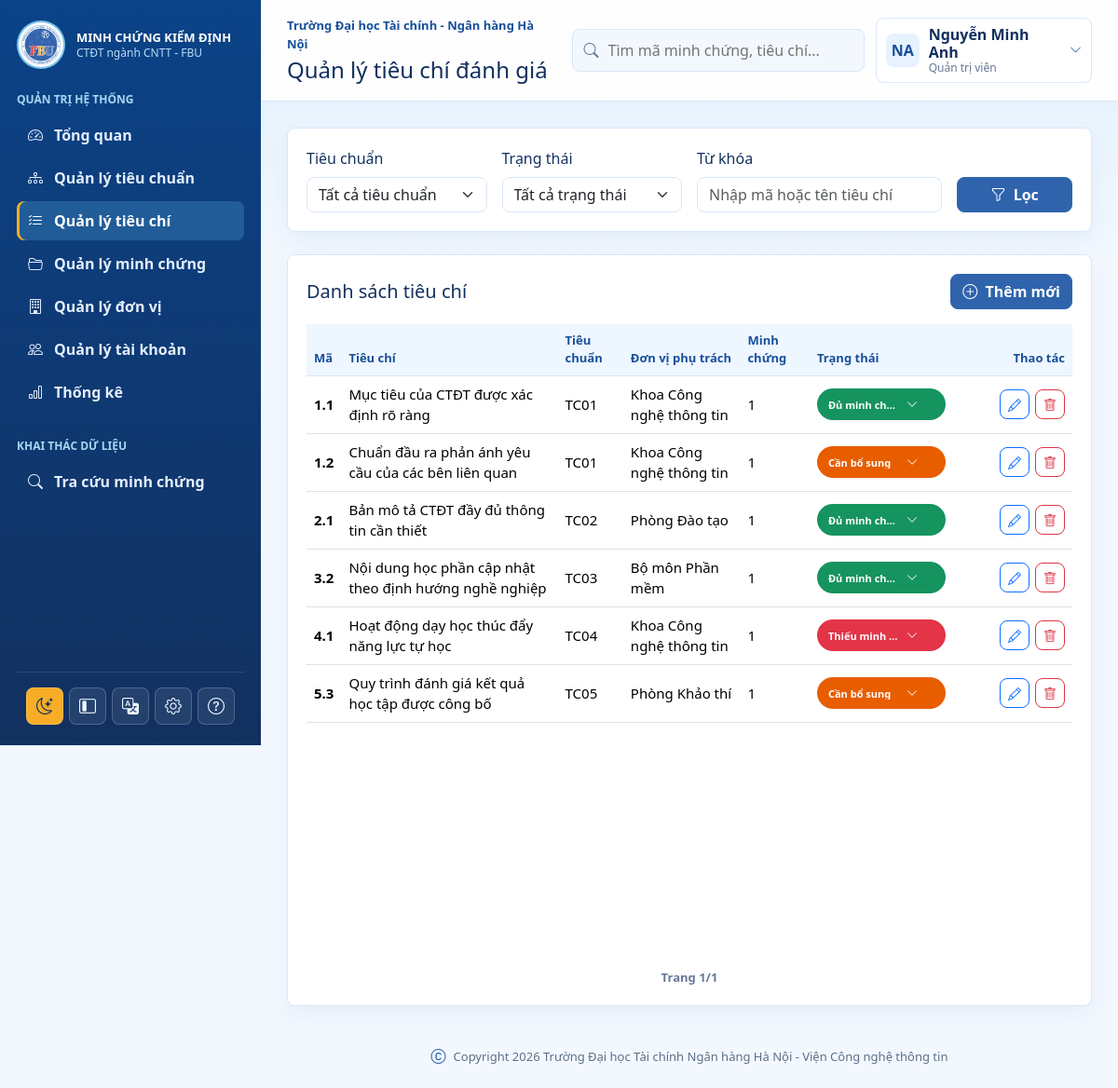
Screenshot of /admin/criteria.php (signed in) with the database file from the repository.
### tables this page shows
CREATE TABLE criteria (
    id INT AUTO_INCREMENT PRIMARY KEY,
    standard_id INT NOT NULL,
    department_id INT NULL,
    code VARCHAR(50) NOT NULL,
    name VARCHAR(255) NOT NULL,
    description TEXT NULL,
    evidence_status ENUM('complete', 'need_update', 'missing') NOT NULL DEFAULT 'missing',
    display_order INT NOT NULL DEFAULT 0,
    created_at TIMESTAMP DEFAULT CURRENT_TIMESTAMP,
    updated_at TIMESTAMP DEFAULT CURRENT_TIMESTAMP ON UPDATE CURRENT_TIMESTAMP,
    UNIQUE KEY uq_criteria_code_standard (standard_id, code),
    CONSTRAINT fk_criteria_standard FOREIGN KEY (standard_id) REFERENCES standards(id),
    CONSTRAINT fk_criteria_department FOREIGN KEY (department_id) REFERENCES departments(id)
);

CREATE TABLE standards (
    id INT AUTO_INCREMENT PRIMARY KEY,
    standard_set_id INT NOT NULL,
    code VARCHAR(50) NOT NULL,
    name VARCHAR(255) NOT NULL,
    description TEXT NULL,
    display_order INT NOT NULL DEFAULT 0,
    created_at TIMESTAMP DEFAULT CURRENT_TIMESTAMP,
    updated_at TIMESTAMP DEFAULT CURRENT_TIMESTAMP ON UPDATE CURRENT_TIMESTAMP,
    UNIQUE KEY uq_standard_code_set (standard_set_id, code),
    CONSTRAINT fk_standards_set FOREIGN KEY (standard_set_id) REFERENCES standard_sets(id)
);

### includes/data.php (called while the page is built, shortened)
<?php
require_once __DIR__ . '/helpers.php';
function vn_criteria_status(string $status): string
{
    switch ($status) {
        case 'complete':
            return 'Đủ minh chứng';
        case 'need_update':
            return 'Cần bổ sung';
        case 'missing':
            return 'Thiếu minh chứng';
    }
}
$pdo = db();
$rolesRows = $pdo->query('SELECT code, name FROM roles ORDER BY id')->fetchAll();
$roles = [];
foreach ($rolesRows as $row) {
    $roles[$row['code']] = $row['name'];
}
$programRow = $pdo->query('SELECT * FROM training_programs ORDER BY id LIMIT 1')->fetch();
$trainingProgram = [
    'name'   => $programRow['name'] ?? 'Công nghệ thông tin',
    'code'   => $programRow['code'] ?? '7480201',
    'degree' => $programRow['degree_level'] ?? 'Đại học chính quy',
    'school' => 'Trường Đại học Tài chính - Ngân hàng Hà Nội',
    'cycle'  => $programRow['accreditation_cycle'] ?? 'Chu kỳ kiểm định 2026-2031',
];
$sessionUserId = $_SESSION['user_id'] ?? null;
if ($sessionUserId) {
    $stmt = $pdo->prepare("
        SELECT u.*, r.code AS role_code, r.name AS role_name, d.name AS department_name
        FROM users u
        JOIN roles r ON r.id = u.role_id
        LEFT JOIN departments d ON d.id = u.department_id
        WHERE u.id = :id
        LIMIT 1
    ");
    $stmt->execute(['id' => $sessionUserId]);
    $userRow = $stmt->fetch();
}
$currentUser = [
    'id'         => $userRow['id'] ?? 1,
    'name'       => $userRow['full_name'] ?? 'Quản trị viên',
    'role'       => $userRow['role_code'] ?? 'admin',
    'department' => $userRow['department_name'] ?? 'Khoa Công nghệ thông tin',
    'avatar'     => $userRow['avatar_path'] ?? null,
];
$criteria = [];
$stmt = $pdo->query("
    SELECT
        c.id,
        c.code,
        c.name,
        c.evidence_status,
        s.code AS standard_code,
        COALESCE(d.name, 'Chưa phân công') AS owner,
        COUNT(ec.evidence_id) AS evidence_count
    FROM criteria c
    JOIN standards s ON s.id = c.standard_id
    LEFT JOIN departments d ON d.id = c.department_id
    LEFT JOIN evidence_criteria ec ON ec.criteria_id = c.id
    GROUP BY c.id, c.code, c.name, c.evidence_status, s.code, d.name, c.display_order, s.display_order
    ORDER BY s.display_order, c.display_order, c.id
");
foreach ($stmt->fetchAll() as $row) {
    $criteria[] = [
        'id'         => (int) $row['id'],
        'code'       => $row['code'],
        'standard'   => $row['standard_code'],
        'name'       => $row['name'],
        'owner'      => $row['owner'],
        'status_raw' => $row['evidence_status'],
        'status'     => vn_criteria_status($row['evidence_status']),
        'evidences'  => (int) $row['evidence_count'],
    ];
}
?>

### admin/criteria.php (the view, shortened to what this page needs)
<?php
require_once __DIR__ . '/../includes/helpers.php';
require_once __DIR__ . '/../includes/data.php';
$heading = 'Quản lý tiêu chí đánh giá';
include __DIR__ . '/../includes/header.php';
?>
<div class="panel mb-4">
    <form class="row g-3 align-items-end">
        <div class="col-md-3"><label class="form-label">Tiêu chuẩn</label><select class="form-select"><option>Tất cả tiêu chuẩn</option></select></div>
        <div class="col-md-3"><label class="form-label">Trạng thái</label><select class="form-select"><option>Tất cả trạng thái</option></select></div>
        <div class="col-md-4"><label class="form-label">Từ khóa</label><input class="form-control" placeholder="Nhập mã hoặc tên tiêu chí"></div>
        <div class="col-md-2"><button class="btn btn-primary w-100" type="button"><i class="bi bi-funnel me-1"></i> Lọc</button></div>
    </form>
</div>
<div class="row g-4 criteria-layout">
    <div class="col-12">
        <div class="panel criteria-list-panel">
            <div class="d-flex justify-content-between align-items-center mb-3">
                <h2 class="h5 mb-0">Danh sách tiêu chí</h2>
                <a class="btn btn-primary" href="<?= base_url('admin/criteria.php?create=1') ?>"><i class="bi bi-plus-circle me-1"></i> Thêm mới</a>
            </div>
            <div class="table-responsive">
                <table class="table" data-page-size="10">
                    <thead><tr><th>Mã</th><th>Tiêu chí</th><th>Tiêu chuẩn</th><th>Đơn vị phụ trách</th><th>Minh chứng</th><th>Trạng thái</th><th class="text-end">Thao tác</th></tr></thead>
                    <tbody>
                    <?php foreach ($criteria as $item): ?>
                        <tr>
                            <td class="fw-bold"><?= htmlspecialchars($item['code']) ?></td>
                            <td><?= htmlspecialchars($item['name']) ?></td>
                            <td><?= htmlspecialchars($item['standard']) ?></td>
                            <td><?= htmlspecialchars($item['owner']) ?></td>
                            <td><?= $item['evidences'] ?></td>
                            <td>
                                <form method="post" class="status-update-form">
                                </form>
                            </td>
                            <td class="text-end action-cell">
                                <div class="action-buttons">
                                    <a class="btn btn-sm btn-outline-primary" href="?edit=<?= $item['id'] ?>"><i class="bi bi-pencil"></i></a>
                                    <form method="post" class="d-inline" data-confirm-form="Bạn chắc chắn muốn xóa tiêu chí này?">
                                        <button class="btn btn-sm btn-outline-danger" type="submit"><i class="bi bi-trash"></i></button>
                                    </form>
                                </div>
                            </td>
                        </tr>
                    <?php endforeach; ?>
                    </tbody>
                </table>
            </div>
        </div>
    </div>
</div>
<?php include __DIR__ . '/../includes/footer.php'; ?>

### includes/header.php (shortened to what this page needs)
<?php
require_once __DIR__ . '/helpers.php';
require_once __DIR__ . '/data.php';
$pageTitle = $pageTitle ?? $appName;
?>
<!doctype html>
<html lang="vi">
<head>
    <link href="https://cdn.jsdelivr.net/npm/bootstrap@5.3.3/dist/css/bootstrap.min.css" rel="stylesheet">
    <link href="https://cdn.jsdelivr.net/npm/bootstrap-icons@1.11.3/font/bootstrap-icons.css" rel="stylesheet">
    <link href="<?= base_url('assets/css/app.css?v=24') ?>" rel="stylesheet">
</head>
<body>
<div class="app-shell">
    <?php include __DIR__ . '/sidebar.php'; ?>
    <main class="main-content">
        <header class="topbar">
            <div class="topbar-title">
                <p class="eyebrow mb-1"><?= htmlspecialchars($trainingProgram['school']) ?></p>
                <h1 class="h4 mb-0"><?= htmlspecialchars($heading ?? $pageTitle) ?></h1>
            </div>
            <div class="topbar-actions">
                <form class="search-box" action="<?= base_url('user/search.php') ?>" method="get">
                    <i class="bi bi-search"></i>
                    <input type="search" name="q" value="<?= htmlspecialchars($_GET['q'] ?? '') ?>" placeholder="Tìm mã minh chứng, tiêu chí...">
                </form>
                <div class="dropdown user-menu">
                    <button class="user-chip" type="button" data-bs-toggle="dropdown" aria-expanded="false">
                        <?= avatar_html($currentUser['avatar'] ?? null, $currentUser['name']) ?>
                        <span class="user-chip-text">
                            <strong><?= htmlspecialchars($currentUser['name']) ?></strong>
                            <small><?= htmlspecialchars($roles[$currentUser['role']] ?? 'Người dùng') ?></small>
                        </span>
                        <i class="bi bi-chevron-down user-chip-icon"></i>
                    </button>
                </div>
            </div>
        </header>
        <section class="content-wrap">

### includes/sidebar.php (shortened to what this page needs)
<aside class="sidebar">
    <a class="brand" href="<?= base_url(current_role() === 'viewer' ? 'user/search.php' : 'admin/dashboard.php') ?>">
        <span class="brand-mark"><img src="<?= base_url('assets/images/fbu-logo.png') ?>" alt="FBU"></span>
        <span>
            <strong>MINH CHỨNG KIỂM ĐỊNH</strong>
            <small>CTĐT ngành CNTT - FBU</small>
        </span>
    </a>
    <?php if (user_can_manage_accreditation()): ?>
        <nav class="nav-group">
            <p>Quản trị hệ thống</p>
            <a class="<?= is_active('dashboard.php') ?>" href="<?= base_url('admin/dashboard.php') ?>"><i class="bi bi-speedometer2"></i> Tổng quan</a>
            <a class="<?= is_active('standards.php') ?>" href="<?= base_url('admin/standards.php') ?>"><i class="bi bi-diagram-3"></i> Quản lý tiêu chuẩn</a>
            <a class="<?= is_active('criteria.php') ?>" href="<?= base_url('admin/criteria.php') ?>"><i class="bi bi-list-check"></i> Quản lý tiêu chí</a>
            <a class="<?= is_active('evidences.php') ?>" href="<?= base_url('admin/evidences.php') ?>"><i class="bi bi-folder2-open"></i> Quản lý minh chứng</a>
            <?php if (user_can_manage_accounts()): ?>
                <a class="<?= is_active('departments.php') ?>" href="<?= base_url('admin/departments.php') ?>"><i class="bi bi-building"></i> Quản lý đơn vị</a>
                <a class="<?= is_active('users.php') ?>" href="<?= base_url('admin/users.php') ?>"><i class="bi bi-people"></i> Quản lý tài khoản</a>
            <?php endif; ?>
            <a class="<?= is_active('reports.php') ?>" href="<?= base_url('admin/reports.php') ?>"><i class="bi bi-bar-chart"></i> Thống kê</a>
        </nav>
    <?php endif; ?>
    <nav class="nav-group">
        <p>Khai thác dữ liệu</p>
        <a class="<?= is_active('search.php') ?>" href="<?= base_url('user/search.php') ?>"><i class="bi bi-search"></i> Tra cứu minh chứng</a>
    </nav>
    <div class="sidebar-footer">
        <div class="sidebar-tools">
        <button class="sidebar-icon-button theme-toggle" type="button" data-theme-toggle aria-label="Đổi giao diện sáng tối" title="Dark/Light mode">
            <i class="bi bi-moon-stars"></i>
        </button>
        <button class="sidebar-icon-button sidebar-collapse-toggle" type="button" data-sidebar-toggle aria-label="Ẩn/hiện sidebar" title="Ẩn/hiện sidebar">
            <i class="bi bi-layout-sidebar-inset"></i>
        </button>
        <button class="sidebar-icon-button sidebar-language-toggle" type="button" data-language-toggle aria-expanded="false" aria-controls="languagePanel" aria-label="Đổi ngôn ngữ" title="Language">
            <i class="bi bi-translate"></i>
        </button>
        <button class="sidebar-icon-button sidebar-settings-toggle" type="button" data-bs-toggle="offcanvas" data-bs-target="#settingsPanel" aria-controls="settingsPanel" aria-label="Cài đặt" title="Cài đặt">
            <i class="bi bi-gear"></i>
        </button>
        <button class="sidebar-icon-button sidebar-policy-toggle" type="button" data-bs-toggle="modal" data-bs-target="#privacyPolicyModal" aria-label="Privacy &amp; Policy" title="Privacy &amp; Policy">
            <i class="bi bi-question-circle"></i>
        </button>
        </div>
    </div>
</aside>

### includes/helpers.php (shortened to what this page needs)
<?php
function base_url(string $path = ''): string
{
    $script = str_replace('\\', '/', dirname($_SERVER['SCRIPT_NAME']));
    $root = preg_replace('#/(admin|user|auth|includes)$#', '', $script);
    $root = rtrim($root, '/');
    return $root . '/' . ltrim($path, '/');
}
function restore_login_from_cookie(): bool
{
    if (!empty($_SESSION['user_id'])) {
        return true;
    }
    return true;
}
function current_role(): ?string
{
    return $_SESSION['role'] ?? null;
}
function user_can_manage_accounts(): bool
{
    return current_role() === 'admin';
}
function user_can_manage_accreditation(): bool
{
    return current_role() === 'admin';
}
function is_active(string $page): string
{
    $current = basename($_SERVER['PHP_SELF']);
    return $current === $page ? 'active' : '';
}
function user_initials(string $name): string
{
    $name = trim($name);
    $parts = preg_split('/\s+/u', $name);
    $first = mb_substr($parts[0] ?? 'U', 0, 1, 'UTF-8');
    $last = mb_substr($parts[count($parts) - 1] ?? $first, 0, 1, 'UTF-8');
    return mb_strtoupper($first . $last, 'UTF-8');
}
function avatar_html(?string $avatarPath, string $name, string $class = 'avatar'): string
{
    return '<span class="' . htmlspecialchars($class, ENT_QUOTES, 'UTF-8') . '">' . htmlspecialchars(user_initials($name), ENT_QUOTES, 'UTF-8') . '</span>';
}
?>

### includes/footer.php (shortened to what this page needs)
        </section>
        <footer class="main-footer">
            <i class="bi bi-c-circle"></i>
            <span>Copyright 2026 Trường Đại học Tài chính Ngân hàng Hà Nội - Viện Công nghệ thông tin</span>
        </footer>
    </main>
</div>
</body>
</html>

### rows the page displays
criteria: code "1.1", name "Mục tiêu của CTĐT được xác định rõ ràng", standard.code "TC01", owner "Khoa Công nghệ thông tin", evidences "1"
criteria: code "1.2", name "Chuẩn đầu ra phản ánh yêu cầu của các bên liên quan", standard.code "TC01", owner "Khoa Công nghệ thông tin", evidences "1"
criteria: code "2.1", name "Bản mô tả CTĐT đầy đủ thông tin cần thiết", standard.code "TC02", owner "Phòng Đào tạo", evidences "1"
criteria: code "3.2", name "Nội dung học phần cập nhật theo định hướng nghề nghiệp", standard.code "TC03", owner "Bộ môn Phần mềm", evidences "1"
criteria: code "4.1", name "Hoạt động dạy học thúc đẩy năng lực tự học", standard.code "TC04", owner "Khoa Công nghệ thông tin", evidences "1"
criteria: code "5.3", name "Quy trình đánh giá kết quả học tập được công bố", standard.code "TC05", owner "Phòng Khảo thí", evidences "1"

### other values shown
$trainingProgram['school'] "Trường Đại học Tài chính - Ngân hàng Hà Nội"
$heading "Quản lý tiêu chí đánh giá"
user_initials($name) "NA"
$currentUser['name'] "Nguyễn Minh Anh"
$roles[$currentUser['role']] "Quản trị viên"
